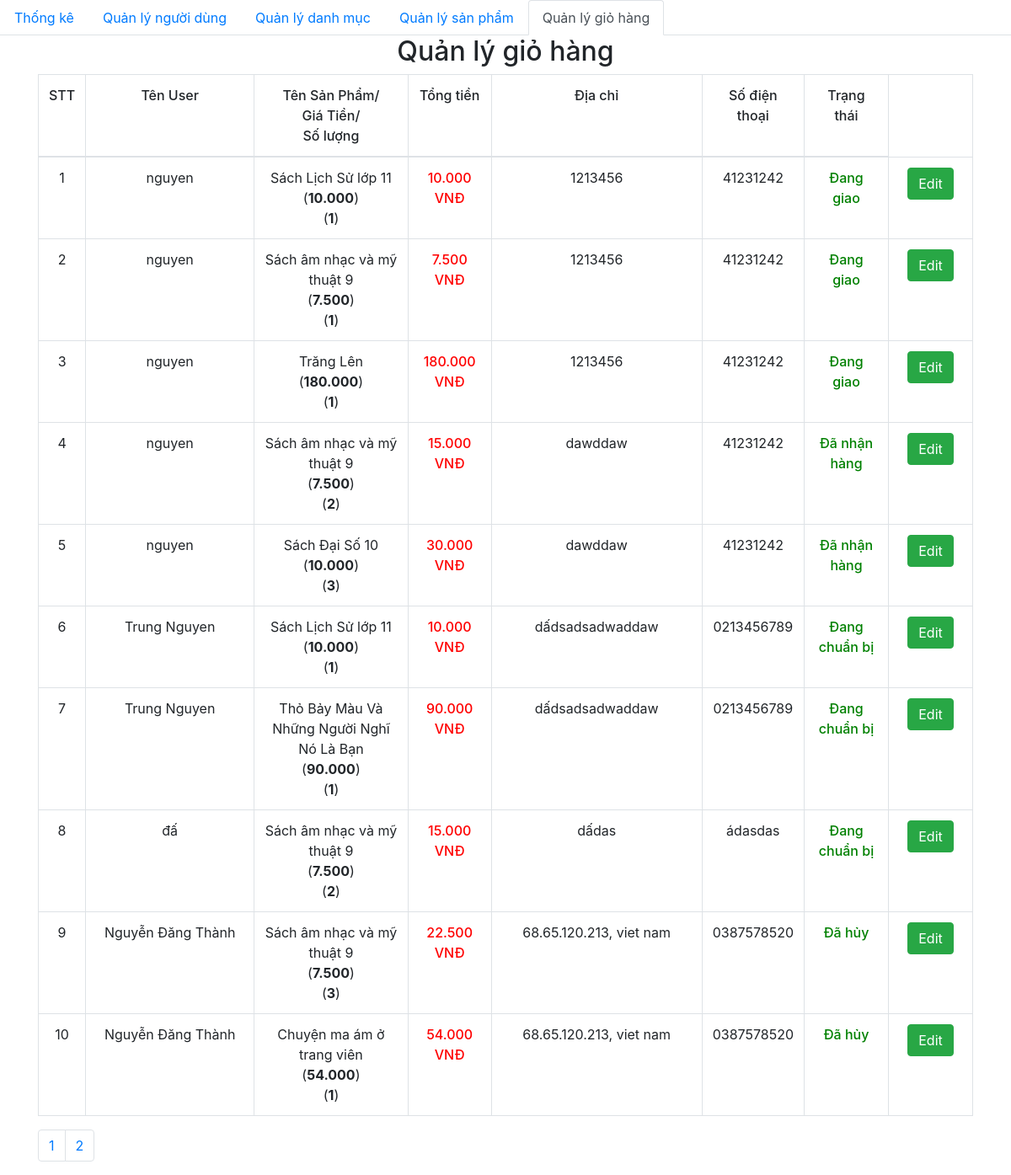
Screenshot of /admin/dashboard.php with the database file from the repository.
### tables this page shows
CREATE TABLE `order_details` (
  `id` int(11) NOT NULL,
  `order_id` int(11) NOT NULL,
  `product_id` int(11) NOT NULL,
  `id_user` int(11) NOT NULL,
  `num` int(11) NOT NULL,
  `price` float NOT NULL,
  `status` varchar(255) NOT NULL
);

CREATE TABLE `orders` (
  `id` int(11) NOT NULL,
  `fullname` varchar(100) NOT NULL,
  `phone_number` varchar(20) NOT NULL,
  `email` varchar(150) NOT NULL,
  `address` varchar(200) NOT NULL,
  `note` varchar(255) DEFAULT NULL,
  `order_date` datetime DEFAULT NULL
);

CREATE TABLE `product` (
  `id` int(11) NOT NULL,
  `title` varchar(200) NOT NULL,
  `price` float NOT NULL,
  `number` float NOT NULL,
  `thumbnail` varchar(500) NOT NULL,
  `content` longtext NOT NULL,
  `id_category` int(11) NOT NULL,
  `created_at` datetime DEFAULT NULL,
  `updated_at` datetime DEFAULT NULL
);

### admin/database/dbhelper.php (called while the page is built, shortened)
<?php
function executeResult($sql)
{
	$con = mysqli_connect(HOST, USERNAME, PASSWORD, DATABASE);
	$result = mysqli_query($con, $sql);
	$data   = [];
	while ($row = mysqli_fetch_array($result, 1)) {
		$data[] = $row;
	}
	return $data;
}

### admin/dashboard.php (the view, shortened to what this page needs)
<?php require_once('database/dbhelper.php'); ?>
<!DOCTYPE html>
<html>
<head>
    <link rel="stylesheet" href="https://maxcdn.bootstrapcdn.com/bootstrap/4.4.1/css/bootstrap.min.css">
    <link href="https://cdn.jsdelivr.net/npm/summernote@0.8.18/dist/summernote.min.css" rel="stylesheet">
</head>
<body>
    <ul class="nav nav-tabs">
        <li class="nav-item">
            <a class="nav-link" href="category/index.php">Thống kê</a>
        </li>
        <li class="nav-item">
            <a class="nav-link" href="user/">Quản lý người dùng</a>
        </li>
        <li class="nav-item">
            <a class="nav-link" href="category/index.php">Quản lý danh mục</a>
        </li>
        <li class="nav-item">
            <a class="nav-link" href="product/">Quản lý sản phẩm</a>
        </li>
        <li class="nav-item ">
            <a class="nav-link active" href="dashboard.php">Quản lý giỏ hàng</a>
        </li>
    </ul>
    <div class="container">
        <div class="panel panel-primary">
            <div class="panel-heading">
                <h2 class="text-center">Quản lý giỏ hàng</h2>
            </div>
            <div class="panel-body">
                <form action="" method="POST">
                    <table class="table table-bordered table-hover">
                        <thead>
                            <tr style="font-weight: 500;text-align: center;">
                                <td width="50px">STT</td>
                                <td width="200px">Tên User</td>
                                <td>Tên Sản Phẩm/<br>Giá Tiền/<br>Số lượng</td>
                                <td>Tổng tiền</td>
                                <td width="250px">Địa chỉ</td>
                                <td>Số điện thoại</td>
                                <td>Trạng thái</td>
                            </tr>
                        </thead>
                        <tbody>
                            <?php
                            try {
                                if (isset($_GET['page'])) {
                                    $page = $_GET['page'];
                                } else {
                                    $page = 1;
                                }
                                $limit = 10;
                                $start = ($page - 1) * $limit;
                                $sql = "SELECT * from orders, order_details, product
                                where order_details.order_id=orders.id and product.id=order_details.product_id ORDER BY order_date DESC limit $start,$limit ";
                                $order_details_List = executeResult($sql);
                                $count = 0;
                                foreach ($order_details_List as $item) {
                                    echo '
                                        <tr style="text-align: center;">
                                            <td width="50px">' . (++$count) . '</td>
                                            <td style="text-align:center">' . $item['fullname'] . '</td>
                                            <td>' . $item['title'].'<br>(<strong>' . number_format($item['price'] , 0, ',', '.') . '</strong>)'. '<br>(<strong>' . $item['num'] . '</strong>)</td>
                                            <td class="b-500 red">' . number_format($item['price']*$item['num'] , 0, ',', '.') . '<span> VNĐ</span></td>
                                            <td width="100px">' . $item['address'] . '</td>
                                            <td width="100px">' . $item['phone_number'] . '</td>
                                            <td width="100px" class="green b-500">' . $item['status'] . '</td>
                                            <td width="100px">
                                                <a href="edit.php?order_id=' . $item['order_id'] . '" class="btn btn-success">Edit</a>
                                            </td>
                                        </tr>
                                    ';
                                }
                            } catch (Exception $e) {
                                die("Lỗi thực thi sql: " . $e->getMessage());
                            }
                            ?>
                        </tbody>
                    </table>
                </form>
            </div>
            <ul class="pagination">
                <?php
                $sql = "SELECT * from orders, order_details, product
                where order_details.order_id=orders.id and product.id=order_details.product_id";
                $conn = mysqli_connect(HOST, USERNAME, PASSWORD, DATABASE);
                $result = mysqli_query($conn, $sql);
                $current_page = 0;
                if (mysqli_num_rows($result)) {
                    $numrow = mysqli_num_rows($result);
                    $current_page = ceil($numrow / 10);
                }
                for ($i = 1; $i <= $current_page; $i++) {
                    if ($i == $current_page) {
                        echo '
            <li class="page-item"><a class="page-link" href="?page=' . $i . '">' . $i . '</a></li>';
                    } else {
                        echo '
            <li class="page-item"><a class="page-link" href="?page=' . $i . '">' . $i . '</a></li>
                    ';
                    }
                }
                ?>
            </ul>
        </div>
    </div>
</body>
</html>

### admin/dashboard.php (style rules this page uses)
.b-500 { font-weight: 500; }
.red { color: red; }
.green { color: green; }

### rows the page displays
order_details: order.fullname "nguyen", product.title "Sách Lịch Sử lớp 11", product.price "10.000", num "1", $item['price']*$item['num'] "10.000", order.address "1213456", order.phone_number "41231242", status "Đang giao"
order_details: order.fullname "nguyen", product.title "Sách âm nhạc và mỹ thuật 9", product.price "7.500", num "1", $item['price']*$item['num'] "7.500", order.address "1213456", order.phone_number "41231242", status "Đang giao"
order_details: order.fullname "nguyen", product.title "Trăng Lên", product.price "180.000", num "1", $item['price']*$item['num'] "180.000", order.address "1213456", order.phone_number "41231242", status "Đang giao"
order_details: order.fullname "nguyen", product.title "Sách âm nhạc và mỹ thuật 9", product.price "7.500", num "2", $item['price']*$item['num'] "15.000", order.address "dawddaw", order.phone_number "41231242", status "Đã nhận hàng"
order_details: order.fullname "nguyen", product.title "Sách Đại Số 10", product.price "10.000", num "3", $item['price']*$item['num'] "30.000", order.address "dawddaw", order.phone_number "41231242", status "Đã nhận hàng"
order_details: order.fullname "Trung Nguyen", product.title "Sách Lịch Sử lớp 11", product.price "10.000", num "1", $item['price']*$item['num'] "10.000", order.address "dấdsadsadwaddaw", order.phone_number "0213456789", status "Đang chuẩn bị"
order_details: order.fullname "Trung Nguyen", product.title "Thỏ Bảy Màu Và Những Người Nghĩ Nó Là Bạn", product.price "90.000", num "1", $item['price']*$item['num'] "90.000", order.address "dấdsadsadwaddaw", order.phone_number "0213456789", status "Đang chuẩn bị"
order_details: order.fullname "đấ", product.title "Sách âm nhạc và mỹ thuật 9", product.price "7.500", num "2", $item['price']*$item['num'] "15.000", order.address "dấdas", order.phone_number "ádasdas", status "Đang chuẩn bị"
order_details: order.fullname "Nguyễn Đăng Thành", product.title "Sách âm nhạc và mỹ thuật 9", product.price "7.500", num "3", $item['price']*$item['num'] "22.500", order.address "68.65.120.213, viet nam", order.phone_number "0387578520", status "Đã hủy"
order_details: order.fullname "Nguyễn Đăng Thành", product.title "Chuyện ma ám ở trang viên", product.price "54.000", num "1", $item['price']*$item['num'] "54.000", order.address "68.65.120.213, viet nam", order.phone_number "0387578520", status "Đã hủy"
